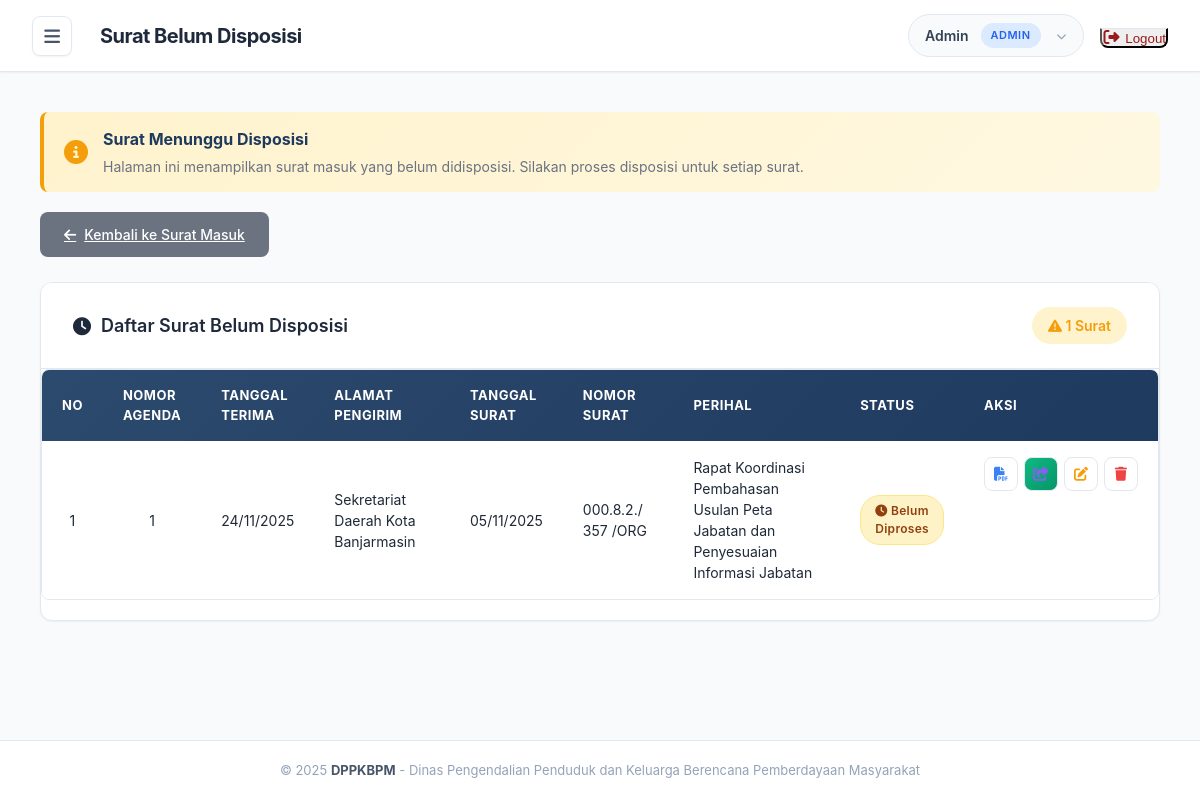
Before: /php/surat-belum-disposisi.php (signed in) with the older database file.
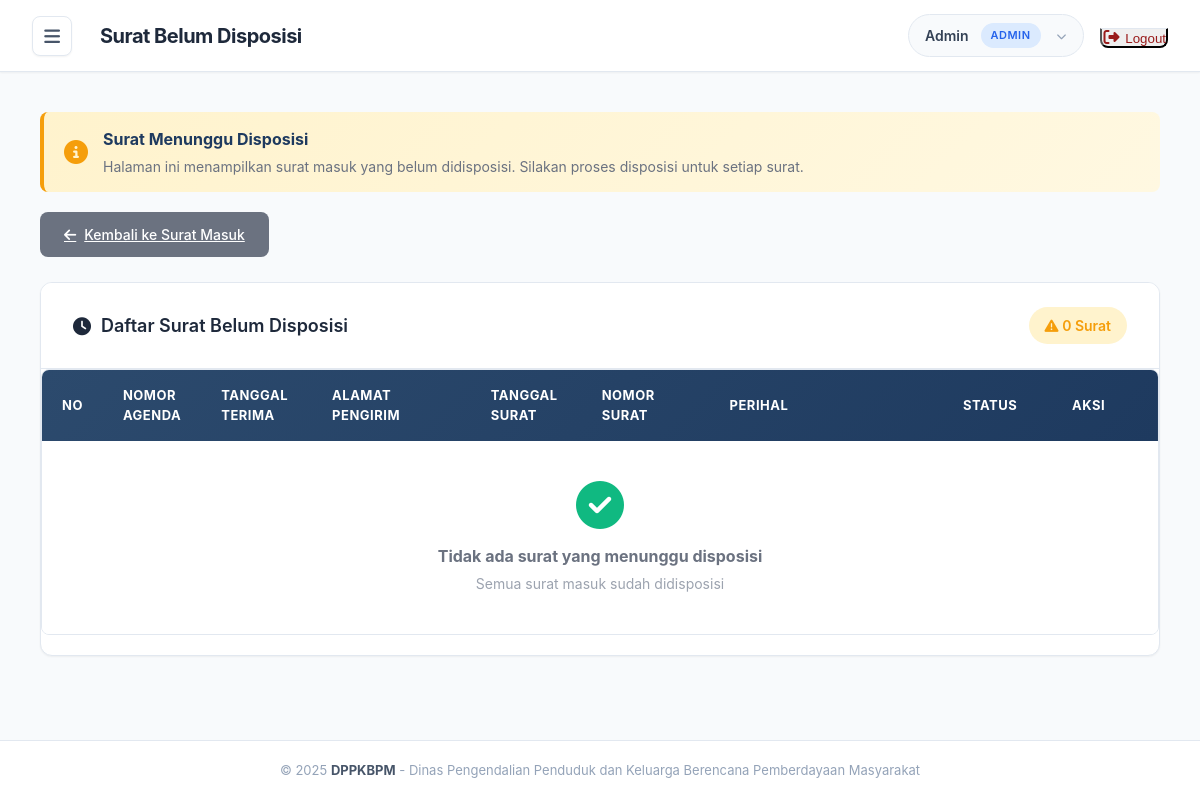
After: the same page with the newer database file.
### tables this page shows
CREATE TABLE `surat_masuk` (
  `id` int NOT NULL,
  `nomor_agenda` varchar(100) NOT NULL,
  `tanggal_terima` date NOT NULL,
  `alamat_pengirim` varchar(255) NOT NULL,
  `tanggal_surat` date NOT NULL,
  `nomor_surat` varchar(255) NOT NULL,
  `perihal` text NOT NULL,
  `file_surat` varchar(255) DEFAULT NULL,
  `sifat_surat` varchar(100) DEFAULT NULL,
  `tujuan_disposisi` text,
  `instruksi_disposisi` text,
  `catatan_disposisi` text,
  `status_disposisi` varchar(50) NOT NULL DEFAULT 'Belum diproses',
  `dilihat_oleh` text,
  `created_at` timestamp NULL DEFAULT CURRENT_TIMESTAMP
);

### php/auth_check.php (called while the page is built, shortened)
<?php
$role = $_SESSION['role'];
$nama = $_SESSION['nama'] ?? '';

### php/surat-belum-disposisi.php (the view, shortened to what this page needs)
<?php
include 'database.php';
require_once 'auth_check.php';
$query = "SELECT * FROM surat_masuk WHERE status_disposisi = 'Belum diproses' ORDER BY id DESC";
$result = mysqli_query($conn, $query);
?>
<!DOCTYPE html>
<html lang="id">
<head>
    <link rel="stylesheet" href="../css/dashboard.css">
    <link rel="stylesheet" href="../css/kepala-dinas.css">
    <link rel="stylesheet" href="../css/surat-masuk.css">
    <link rel="stylesheet" href="https://cdnjs.cloudflare.com/ajax/libs/font-awesome/6.4.0/css/all.min.css">
    <link rel="stylesheet" href="https://cdn.datatables.net/1.13.6/css/jquery.dataTables.min.css">
    <link rel="stylesheet" href="https://cdn.datatables.net/buttons/2.4.1/css/buttons.dataTables.min.css">
</head>
<body>
    <div class="container">
        <div class="hover-trigger"></div>
        <main class="main-content">
            <header class="header">
                <div class="header-left">
                    <h1 class="header-title"><button class="header-menu-btn" id="headerMenuBtn">
                        <i class="fas fa-bars"></i>
                    </button>
                    Surat Belum Disposisi</h1>
                </div>
                <div class="header-right">
                    <div class="user-info" id="userInfoToggle">
                        <span class="user-name"><?= htmlspecialchars($nama) ?></span>
                        <span class="user-role"><?= ucfirst(htmlspecialchars($role)) ?></span>
                        <i class="fas fa-chevron-down"></i>
                    </div>
                    <button class="logout-btn">
                        <i class="fas fa-sign-out-alt"></i>
                        Logout
                    </button>
                </div>
            </header>
            <div class="content">
                <div style="background: linear-gradient(135deg, #fff3cd 0%, #fff8e1 100%); padding: 15px 20px; border-radius: 8px; margin-bottom: 20px; border-left: 4px solid #f59e0b; display: flex; align-items: center; gap: 15px;">
                    <i class="fas fa-info-circle" style="font-size: 24px; color: #f59e0b;"></i>
                    <div>
                        <strong style="color: #1e3a5f; font-size: 16px;">Surat Menunggu Disposisi</strong>
                        <p style="color: #6b7280; margin-top: 5px; font-size: 14px;">
                            Halaman ini menampilkan surat masuk yang belum didisposisi. Silakan proses disposisi untuk setiap surat.
                        </p>
                    </div>
                </div>
                <div class="action-buttons">
                    <a href="surat-masuk.php" class="btn-secondary">
                        <i class="fas fa-arrow-left"></i>
                        Kembali ke Surat Masuk
                    </a>
                </div>
                <div class="content-box">
                    <div class="box-header">
                        <h2><i class="fas fa-clock"></i> Daftar Surat Belum Disposisi</h2>
                        <span style="background: #fff3cd; color: #f59e0b; padding: 8px 16px; border-radius: 20px; font-size: 14px; font-weight: 600;">
                            <i class="fas fa-exclamation-triangle"></i> <?php echo mysqli_num_rows($result); ?> Surat
                        </span>
                    </div>
                    <div class="table-container">
                        <table id="suratBelumDisposisiTable" class="data-table display" style="width:100%">
                            <thead>
                                <tr>
                                    <th width="3%">No</th>
                                    <th width="7%">Nomor Agenda</th>
                                    <th width="10%">Tanggal Terima</th>
                                    <th width="15%">Alamat Pengirim</th>
                                    <th width="10%">Tanggal Surat</th>
                                    <th width="12%">Nomor Surat</th>
                                    <th width="23%">Perihal</th>
                                    <th width="10%" class="no-export">Status</th>
                                    <th width="15%" class="no-export">Aksi</th>
                                </tr>
                            </thead>
                            <tbody>
                                <?php
                                if (mysqli_num_rows($result) > 0) {
                                    $no = 1;
                                    while ($row = mysqli_fetch_assoc($result)) {
                                        $tgl_terima = date('d/m/Y', strtotime($row['tanggal_terima']));
                                        $tgl_surat = date('d/m/Y', strtotime($row['tanggal_surat']));
                                ?>
                                        <tr>
                                            <td class="text-center"><?php echo $no++; ?></td>
                                            <td class="text-center"><?php echo htmlspecialchars($row['nomor_agenda']); ?></td>
                                            <td><?php echo $tgl_terima; ?></td>
                                            <td><?php echo htmlspecialchars($row['alamat_pengirim']); ?></td>
                                            <td><?php echo $tgl_surat; ?></td>
                                            <td><?php echo htmlspecialchars($row['nomor_surat']); ?></td>
                                            <td><?php echo htmlspecialchars($row['perihal']); ?></td>
                                            <td class="text-center no-export">
                                                <span class="badge badge-warning">
                                                    <i class="fas fa-clock"></i> Belum Diproses
                                                </span>
                                            </td>
                                            <td class="text-center action-buttons-cell no-export">
                                                <?php if (!empty($row['file_surat'])): ?>
                                                    <a href="view-surat.php?id=<?php echo $row['id']; ?>" class="btn-action btn-view" title="Lihat Surat">
                                                        <i class="fas fa-file-pdf"></i>
                                                    </a>
                                                <?php else: ?>
                                                    <button class="btn-action btn-disabled" title="Belum ada file" disabled>
                                                        <i class="fas fa-file-pdf"></i>
                                                    </button>
                                                <?php endif; ?>
                                                <a href="disposisi-surat.php?id=<?php echo $row['id']; ?>" class="btn-action btn-disposisi" title="Disposisi" style="background: linear-gradient(135deg, #10b981 0%, #059669 100%);">
                                                    <i class="fas fa-share-square"></i>
                                                </a>
                                                <a href="edit-surat-masuk.php?id=<?php echo $row['id']; ?>" class="btn-action btn-edit" title="Edit">
                                                    <i class="fas fa-edit"></i>
                                                </a>
                                                <button class="btn-action btn-delete" onclick="confirmDelete(<?php echo $row['id']; ?>)" title="Hapus">
                                                    <i class="fas fa-trash"></i>
                                                </button>
                                            </td>
                                        </tr>
                                <?php
                                    }
                                } else {
                                    echo '<tr><td colspan="9" class="text-center" style="padding: 40px;">
                                            <i class="fas fa-check-circle" style="font-size: 48px; color: #10b981; margin-bottom: 15px;"></i>
                                            <p style="font-size: 16px; color: #6b7280;"><strong>Tidak ada surat yang menunggu disposisi</strong></p>
                                            <p style="font-size: 14px; color: #9ca3af; margin-top: 5px;">Semua surat masuk sudah didisposisi</p>
                                          </td></tr>';
                                }
                                ?>
                            </tbody>
                        </table>
                    </div>
                </div>
            </div>
            <footer class="main-footer">
                <p>&copy; 2025 <strong>DPPKBPM</strong> - Dinas Pengendalian Penduduk dan Keluarga Berencana Pemberdayaan Masyarakat</p>
            </footer>
        </main>
    </div>
</body>
</html>

### css/dashboard.css (style rules this page uses)
:root { --primary-50: #eff6ff; --primary-100: #dbeafe; --primary-500: #3b82f6; --primary-600: #2563eb; --primary-700: #1d4ed8; --slate-50: #f8fafc; --slate-100: #f1f5f9; --slate-200: #e2e8f0; --slate-300: #cbd5e1; --slate-400: #94a3b8; --slate-500: #64748b; --slate-600: #475569; --slate-700: #334155; --slate-800: #1e293b; --slate-900: #0f172a; --success-bg: #f0fdf4; --success-text: #166534; --warning-bg: #fefce8; --warning-text: #854d0e; --danger-bg: #fef2f2; --danger-text: #991b1b; --bg-body: var(--slate-50); --bg-card: #ffffff; --text-main: var(--slate-800); --text-muted: var(--slate-500); --border-color: var(--slate-200); --shadow-sm: 0 1px 2px 0 rgb(0 0 0 / 0.05); --shadow-md: 0 4px 6px -1px rgb(0 0 0 / 0.1), 0 2px 4px -2px rgb(0 0 0 / 0.1); --shadow-lg: 0 10px 15px -3px rgb(0 0 0 / 0.1), 0 4px 6px -4px rgb(0 0 0 / 0.1); --radius-md: 0.5rem; --radius-lg: 0.75rem; }
* { margin: 0; padding: 0; box-sizing: border-box; outline-color: var(--primary-500); }
body { font-family: 'Inter', -apple-system, BlinkMacSystemFont, 'Segoe UI', Roboto, sans-serif; background-color: var(--bg-body); color: var(--text-main); line-height: 1.5; -webkit-font-smoothing: antialiased; }
.container { display: flex; min-height: 100vh; }
.hover-trigger { position: fixed; top: 0; left: 0; width: 20px; height: 100vh; z-index: 999; background: transparent; }
.main-content { flex: 1; margin-left: 0; display: flex; flex-direction: column; min-height: 100vh; transition: margin-left 0.3s ease; background-color: var(--bg-body); }
.header { background: rgba(255, 255, 255, 0.9); backdrop-filter: blur(12px); -webkit-backdrop-filter: blur(12px); padding: 16px 32px; border-bottom: 1px solid var(--border-color); box-shadow: var(--shadow-sm); display: flex; justify-content: space-between; align-items: center; position: sticky; top: 0; z-index: 900; height: 72px; }
.header-left { display: flex; align-items: center; gap: 12px; }
.header-title { font-size: 1.25rem; color: var(--slate-800); font-weight: 700; letter-spacing: -0.025em; margin: 0; }
.header-menu-btn { display: flex; align-items: center; justify-content: center; background: white; border: 1px solid var(--border-color); border-radius: var(--radius-md); padding: 8px; font-size: 1.125rem; color: var(--slate-600); cursor: pointer; margin-right: 16px; transition: all 0.2s ease; width: 40px; height: 40px; box-shadow: var(--shadow-sm); z-index: 1001; }
.header-right { display: flex; align-items: center; gap: 16px; position: relative; }
.user-info { display: flex; align-items: center; gap: 12px; padding: 6px 8px 6px 16px; border-radius: 999px; cursor: pointer; transition: all 0.2s; background: transparent; border: 1px solid transparent; user-select: none; }
.user-name { font-weight: 600; color: var(--slate-700); font-size: 0.925rem; }
.user-role { font-size: 0.75rem; color: var(--primary-600); padding: 2px 10px; background: var(--primary-50); border-radius: 999px; font-weight: 600; letter-spacing: 0.025em; text-transform: uppercase; }
.user-info i.fa-chevron-down { color: var(--slate-400); font-size: 12px; margin-left: 4px; transition: transform 0.2s; }
.logout-btn { margin-left: 0; margin-top: 4px; border-top: 1px solid var(--border-color); border-radius: 0 0 var(--radius-md) var(--radius-md); color: var(--danger-text) !important; }
.logout-btn i { font-size: 1rem; width: 20px; text-align: center; }
.content { padding: 2.5rem; max-width: 1600px; margin: 0 auto; width: 100%; }
.content-box { background: var(--bg-card); border-radius: var(--radius-lg); box-shadow: var(--shadow-sm); border: 1px solid var(--border-color); overflow: hidden; margin-bottom: 32px; animation: slideUp 0.4s ease-out; }
.box-header { padding: 24px 32px; border-bottom: 1px solid var(--border-color); background: white; display: flex; justify-content: space-between; align-items: center; }
.box-header h2 { font-size: 1.125rem; color: var(--slate-800); font-weight: 600; display: flex; align-items: center; gap: 10px; }
.main-footer { background: #fff; border-top: 1px solid #e2e8f0; color: #94a3b8; font-size: 13px; padding: 20px 32px; margin-top: auto; text-align: center; }
.main-footer strong { color: #475569; }

Changed rows visible on the page:
removed surat_masuk: nomor_agenda "1", tanggal_terima "24/11/2025", alamat_pengirim "Sekretariat Daerah Kota Banjarmasin", tanggal_surat "05/11/2025", nomor_surat "000.8.2./ 357 /ORG", perihal "Rapat Koordinasi Pembahasan Usulan Peta Jabatan dan Penyesuaian Informasi Jabatan"
Other visible differences:
mysqli_num_rows($result): "1" → "0"
text now shown: "Tidak ada surat yang menunggu disposisi Semua surat masuk sudah didisposisi"
